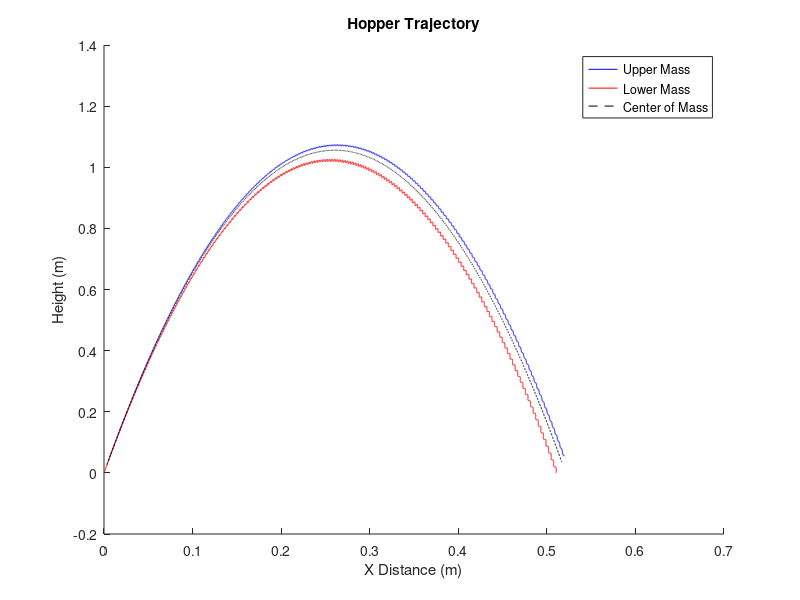

The MATLAB script that drew this image:
% Hopper Simulation 2D
%
% Simulates the flight of a hopper built with two masses separated by a
% spring.  Uses two phases (hopper on ground, hopper off ground) with the
% ODE45 differential equation solver.  This simulation runs in two dimensions,
% using vector calculations in MATLAB.  The top mass of the hopper is 
% given an initial displacement downward and to the side before
% launching along a trajectory.
%
% Function Inputs: None
% Function Outputs: None
% The function will plot the trajectory of the hopper in the X-Y plane.
%
% Initial conditions and parameters are specified in the function for easy running.
%
% Nick Eyre - Sept 2012
% Olin College ENGR 2340 - Dynamics
% Assignment 1 - Problem 4

function hopper_2d
clear all

%System Parameters
g = 9.81;      % gravitational acceleration in m/s^2
ml = .01;      % mass in kg
mu = .02;      % mass in kg
L0 = .05;       % rest length of spring
k = 9810;      % spring constant (N/m)
dx = .005;         %initial horiz displacement
dy = .01;       % initial vertical displacement

%Simulation Parameters
plotfriction = false;
Tmax = 25;

%State Variable Definitions (quantities are vectors of length 2)
% Z = [Ru Vu Rl Vl]

%Setup Friction Vector for recording friction over time
global Friction; Friction = [];

%PHASE ONE SIMULATION
Z0 = [[dx L0-dy],[0 0],[0 0],[0 0]];  %Hopper Initial Conditions
t_span = [0, Tmax];  %Max Time Span
options = odeset('Events', @phase_one_events); %Setup Events
[T1, Z1] = ode45(@phase_one_equations, t_span, Z0, options);  %Run Solver

%PHASE TWO SIMULATION
Z0 = Z1(end,1:8); %Initial Conditions are Phase 1 Output
t_span = [T1(end), Tmax];  %Max Time Span
options = odeset('Events', @phase_two_events); %Setup Events
[T2, Z2] = ode45(@phase_two_equations, t_span, Z0, options);  %Run Solver

%Combine Results & Calculate Center of Mass
Z = [Z1;Z2]; T=[T1;T2];
CoM = [(mu*Z(:,1)+ml*Z(:,5)),(mu*Z(:,2)+ml*Z(:,6))]./(mu+ml);

%Plot Results
clf,hold on
plot(Z(:,1),Z(:,2),'b')
plot(Z(:,5),Z(:,6),'r')
plot(CoM(:,1),CoM(:,2),'--k')
xlabel('X Distance (m)')
ylabel('Height (m)')
legend('Upper Mass','Lower Mass','Center of Mass')
title('Hopper Trajectory')

%Plot Friction
if plotfriction
    clf
    plot(Friction(:,1),Friction(:,2))
    xlabel('Time (s)')
    ylabel('Force (N)')
    title('Frictional Force during Launch')
end

    %Phase One (Hopper on Ground) Function Definition
    function derivatives = phase_one_equations(T, X)
        %Extract
        Ru = X(1:2);
        Vu = X(3:4);
        Rl = X(5:6);
        Vl = X(7:8);

        %Lower Mass Doesn't Move b/c it is on ground
        Al = [0;0];

        %Calculate Spring Focre
        Fs = k * (L0 - norm(Ru-Rl)) * (Ru-Rl)./norm(Ru-Rl);

        %Calculate Motion of Upper Mass
        Au = [0;-g] + Fs/mu;

        %Calculate Minimum Friction Force & add to Friction Vector
        Ff = Fs(1);
        Friction = [Friction;[T Ff]];

        %Return State Vector
        derivatives = [Vu;Au;Vl;Al];
    end

    %Phase One (Hopper on Ground) Events Function
    function [eventvalue,stopthecalc,eventdir] = phase_one_events(T,X)
        %Extract
        Ru = X(1:2);
        Vu = X(3:4);
        Rl = X(5:6);
        Vl = X(7:8);

        %Calculate Spring Focre
        Fs = k * (L0 - norm(Ru-Rl)) * (Ru-Rl)./norm(Ru-Rl);
        
        %Stop at Liftoff (Y Spring Force = Gravitational Force on Lower Mass)
        eventvalue = -Fs(2) - ml*g;  %  ‘Events’ are detected when eventvalue=0
        stopthecalc = 1;    %  stop if event occurs
        eventdir = 1;      %  Detect only events with dydt>0
    end

    %Phase Two (Hopper off Ground) Function Definition
    function derivatives = phase_two_equations(T, X)
        %Extract
        Ru = X(1:2);
        Vu = X(3:4);
        Rl = X(5:6);
        Vl = X(7:8);

        %Calculate Spring Focre
        Fs = k * (L0 - norm(Ru-Rl)) * (Ru-Rl)./norm(Ru-Rl);

        %Calculate Motion of Masses
        Au = [0;-g] + Fs/mu;
        Al = [0;-g] - Fs/ml;

        %Return State Vector
        derivatives = [Vu;Au;Vl;Al];
    end

    %Phase Two (Hopper off Ground) Events Function
    function [eventvalue,stopthecalc,eventdir] = phase_two_events(T,X)
        %Stop when lower mass hits ground (Yl=0)
        eventvalue = X(6);  %  ‘Events’ are detected when eventvalue=0
        stopthecalc = 1;    %  stop if event occurs
        eventdir = -1;      %  Detect only events with dydt<0
    end
end %function